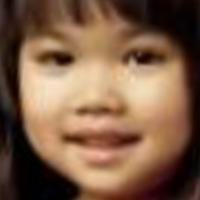
#> input picture dataset/final_dataset/train/004_2667_0.png, 200 x 200 px; its folder holds 4 pictures in this run
$ jupyter execute --allow-errors Build_Model.ipynb   (shell and % lines are left out)
#> lines starting #> are read from the running program, lines starting #| are printed output that depends on the picture
### Load Library

[cell 1]
import os
import numpy as np
import pandas as pd
import cv2
from sklearn.preprocessing import StandardScaler
from sklearn.metrics import confusion_matrix

### Load Path Dataset

[cell 2]
# Path dataset lokal
train_folder = 'dataset/final_dataset/train'
test_folder = 'dataset/final_dataset/test'

### Ekstrasi Fitur

[cell 3]
# Fungsi untuk mendapatkan target label berdasarkan struktur folder
def load_images_and_labels(folder_path):
#> called with folder_path = 'dataset/final_dataset/train'
    data = []
    for root, _, files in os.walk(folder_path):
        for file_name in files:
            if file_name.lower().endswith(('.jpg', '.jpeg', '.png')):
                file_path = os.path.join(root, file_name)
                # Ekstrak label dari angka sebelum ekstensi
                label = int(file_name.split('_')[-1].split('.')[0])
                data.append((file_path, label))  # Path dan label
    return pd.DataFrame(data, columns=['filepath', 'label'])

# Load data train dan test
train_df = load_images_and_labels(train_folder)
test_df = load_images_and_labels(test_folder)

# Fungsi untuk ekstraksi fitur dari gambar menggunakan grid 10x10
def extract_features_from_image(img_path, size=(200, 200)):
#> called with size = (200, 200)
    img = cv2.imread(img_path, cv2.IMREAD_GRAYSCALE)
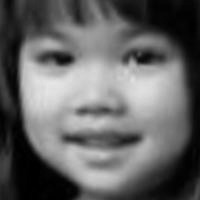
#> img: shape (200, 200); min 0, max 230, mean 99.5
    img = cv2.resize(img, size)
    features = []
    for y in range(0, size[0], 10):
        for x in range(0, size[1], 10):
            section = img[y:y+10, x:x+10]
            features.append(np.mean(section))
            features.append(np.std(section))
#> after the loop, features = 800 values, max 225.7 at index 330, min 0.12 at index 686, mean 56.5
    return np.array(features)

# Ekstraksi fitur dari dataset
def extract_features(data_df):
    features = []
    labels = []
    for _, row in data_df.iterrows():
        img_features = extract_features_from_image(row['filepath'])
#> img_features has the same summary as features in extract_features_from_image
        features.append(img_features)
        labels.append(row['label'])
#> pass 2 of the loop in extract_features, `for _, row in data_df.iterrows():`:
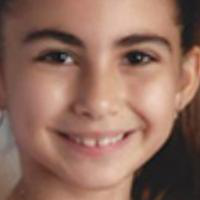
#> input picture dataset/final_dataset/train/012_4688_0.png, 200 x 200 px
#> in extract_features_from_image (call 2), `img = cv2.imread(img_path, cv2.IMREAD_GRAYSCALE)`:
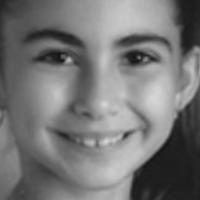
#> img: shape (200, 200); min 17, max 215, mean 117.4
#> after the loop in extract_features_from_image (call 2), `for y in range(0, size[0], 10):`: features = 800 values, max 208.6 at index 390, min 0.4 at index 673, mean 64.35
#> img_features has the same summary as features in extract_features_from_image
#> pass 3 of the loop in extract_features, `for _, row in data_df.iterrows():`:
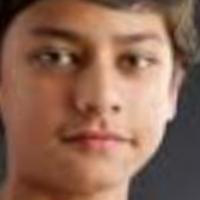
#> input picture dataset/final_dataset/train/015_5552_1.png, 200 x 200 px
#> in extract_features_from_image (call 3), `img = cv2.imread(img_path, cv2.IMREAD_GRAYSCALE)`:
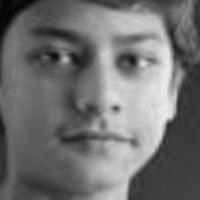
#> img: shape (200, 200); min 3, max 236, mean 112.4
#> after the loop in extract_features_from_image (call 3), `for y in range(0, size[0], 10):`: features = 800 values, max 227.3 at index 432, min 0 at index 639, mean 62.21
#> img_features has the same summary as features in extract_features_from_image
#> the loop made 4 passes; the first 3 are shown
    return np.array(features), np.array(labels)

# Ekstraksi fitur train dan test
X_train, y_train = extract_features(train_df)
X_test, y_test = extract_features(test_df)
#> X_test = empty array; y_test = empty array

# Standarisasi fitur
scaler = StandardScaler()
X_train_sc = scaler.fit_transform(X_train)
#> (the rest of this cell did not finish here and is left out)
